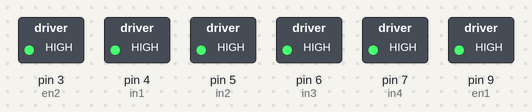
This sketch was run on a simulated Arduino Uno, built with avr-gcc and run on an emulated ATmega328P. Parts: switched loads named in the sketch (green lamp = pin HIGH).

Above: at 0.1 s.
Timing chart, 0 to 1.6 s (numbered marks = the images above):
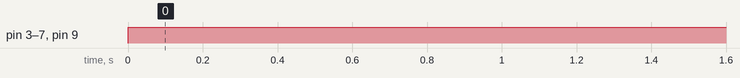

Measured:
- by itself, pin 3 (en2), pin 4 (in1), pin 5 (in2), pin 6 (in3), pin 7 (in4), pin 9 (en1): LOW → HIGH at 0.00 s

The sketch:

motor_trial.ino
```cpp
/*created by Mostafa Zaghloul with a helper library called RedBot.h you can find
 * it on this link https://github.com/sparkfun/RedBot
 *--------------------------- thanks a million ---------------------------------
 *you can find me on
 *FaceBook::https://www.facebook.com/mostafa.zaghlol3
 *Twitter::https://twitter.com/Mostafazaghlul
 *to Contact for hardware or software questions
 */
//#include <RedBot.h>

//RedBotSensor left_sen = RedBotSensor(A3);
//RedBotSensor center_sen = RedBotSensor(A4);
//RedBotSensor right_sen = RedBotSensor(A5);
//data_sheet
// constants that are used in the code. lineStandard is the level to detect
// if the sensor is on the line or not. If the sensor value is greater than this
// the sensor is above a DARK line.
//
// SPEED sets the nominal speed
//motor A
#define en1 9
#define in1 4
#define in2 5
//motor b
#define en2 3
#define in3 6
#define in4 7


void setup()
{ pinMode(in1, OUTPUT);
  pinMode(in2, OUTPUT);
  pinMode(in3, OUTPUT);
  pinMode(in4, OUTPUT);
  pinMode(en1, OUTPUT);
  pinMode(en2, OUTPUT);
 }

void loop()
{

  Serial.print("\t");
      forward();
}


void forward() {
  analogWrite(en1, 255);
  analogWrite(en2, 255);
  digitalWrite(in1, HIGH);
  digitalWrite(in2, HIGH);
  digitalWrite(in3, HIGH);
  digitalWrite(in4, HIGH);
}
```
